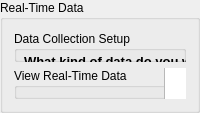
     <widget class="QGroupBox" name="dataConfigParams">
      <property name="title">
       <string>Real-Time Data</string>
      </property>
      <layout class="QVBoxLayout" name="verticalLayout_2">
       <item>
        <widget class="QGroupBox" name="groupBox_2">
         <property name="sizePolicy">
          <sizepolicy hsizetype="Preferred" vsizetype="Minimum">
           <horstretch>0</horstretch>
           <verstretch>0</verstretch>
          </sizepolicy>
         </property>
         <property name="maximumSize">
          <size>
           <width>16777215</width>
           <height>100</height>
          </size>
         </property>
         <property name="title">
          <string>Data Collection Setup</string>
         </property>
         <property name="flat">
          <bool>false</bool>
         </property>
         <widget class="QLabel" name="label_21">
          <property name="geometry">
           <rect>
            <x>10</x>
            <y>20</y>
            <width>221</width>
            <height>21</height>
           </rect>
          </property>
          <property name="text">
           <string>&lt;html&gt;&lt;head/&gt;&lt;body&gt;&lt;p&gt;&lt;span style=&quot; font-size:10pt; font-weight:600;&quot;&gt;What kind of data do you want?&lt;/span&gt;&lt;/p&gt;&lt;/body&gt;&lt;/html&gt;</string>
          </property>
         </widget>
         <widget class="QWidget" name="formLayoutWidget_2">
          <property name="geometry">
           <rect>
            <x>220</x>
            <y>20</y>
            <width>241</width>
            <height>80</height>
           </rect>
          </property>
          <layout class="QFormLayout" name="formLayout">
           <item row="0" column="0">
            <widget class="QRadioButton" name="dCSingleLaneRadio">
             <property name="text">
              <string>Single Lane</string>
             </property>
             <attribute name="buttonGroup">
              <string notr="true">buttonGroup_2</string>
             </attribute>
            </widget>
           </item>
           <item row="0" column="1">
            <widget class="QLineEdit" name="dCSingleLaneNum">
             <property name="text">
              <string>Enter Lane Number</string>
             </property>
            </widget>
           </item>
           <item row="1" column="0">
            <widget class="QRadioButton" name="dCSingleApprRadio">
             <property name="text">
              <string>Single Approach</string>
             </property>
             <attribute name="buttonGroup">
              <string notr="true">buttonGroup_2</string>
             </attribute>
            </widget>
           </item>
           <item row="1" column="1">
            <widget class="QLineEdit" name="dCSingleApprNum">
             <property name="text">
              <string>Enter Approach Number</string>
             </property>
            </widget>
           </item>
           <item row="2" column="0" colspan="2">
            <widget class="QRadioButton" name="dCGetAllRadio">
             <property name="text">
              <string>All Lanes and Approaches</string>
             </property>
             <attribute name="buttonGroup">
              <string notr="true">buttonGroup_2</string>
             </attribute>
            </widget>
           </item>
          </layout>
         </widget>
         <widget class="QWidget" name="layoutWidget">
          <property name="geometry">
           <rect>
            <x>471</x>
            <y>21</y>
            <width>341</width>
            <height>25</height>
           </rect>
          </property>
          <layout class="QHBoxLayout" name="horizontalLayout_6">
           <item>
            <widget class="QLabel" name="label_22">
             <property name="text">
              <string>&lt;html&gt;&lt;head/&gt;&lt;body&gt;&lt;p&gt;&lt;span style=&quot; font-size:10pt; font-weight:600;&quot;&gt;Enter Timestamp&lt;/span&gt;&lt;/p&gt;&lt;/body&gt;&lt;/html&gt;</string>
             </property>
            </widget>
           </item>
           <item>
            <widget class="QDateTimeEdit" name="dCDateTimeSelect"/>
           </item>
          </layout>
         </widget>
         <widget class="QWidget" name="layoutWidget">
          <property name="geometry">
           <rect>
            <x>470</x>
            <y>50</y>
            <width>188</width>
            <height>25</height>
           </rect>
          </property>
          <layout class="QHBoxLayout" name="horizontalLayout_4">
           <item>
            <widget class="QLabel" name="label_23">
             <property name="text">
              <string>&lt;html&gt;&lt;head/&gt;&lt;body&gt;&lt;p&gt;&lt;span style=&quot; font-size:10pt; font-weight:600;&quot;&gt;Data Interval (secs):&lt;/span&gt;&lt;/p&gt;&lt;/body&gt;&lt;/html&gt;</string>
             </property>
            </widget>
           </item>
           <item>
            <widget class="QSpinBox" name="dataIntrvlRTD"/>
           </item>
          </layout>
         </widget>
         <widget class="QWidget" name="layoutWidget">
          <property name="geometry">
           <rect>
            <x>670</x>
            <y>50</y>
            <width>141</width>
            <height>51</height>
           </rect>
          </property>
          <layout class="QVBoxLayout" name="verticalLayout_3">
           <property name="spacing">
            <number>2</number>
           </property>
           <item>
            <widget class="QPushButton" name="writeDataSetup">
             <property name="styleSheet">
              <string notr="true">QPushButton {
	color: rgb(255, 255, 255);
    background-color: qlineargradient(spread:pad, x1:0, y1:0, x2:0, y2:1,   stop:0 rgba(60, 186, 162, 255), stop:1 rgba(98, 211, 162, 255));
}</string>
             </property>
             <property name="text">
              <string>Start Retrieving Data</string>
             </property>
            </widget>
           </item>
           <item>
            <widget class="QPushButton" name="stopDataRetrieval">
             <property name="styleSheet">
              <string notr="true">QPushButton {
	color: rgb(255, 255, 255);
    background-color: qlineargradient(spread:pad, x1:0, y1:0, x2:0, y2:1,   stop:0 rgba(200, 20, 20, 255), stop:1 rgba(255, 10, 10, 255));
}</string>
             </property>
             <property name="text">
              <string>Stop Retrieving Data</string>
             </property>
            </widget>
           </item>
          </layout>
         </widget>
        </widget>
       </item>
       <item>
        <widget class="QGroupBox" name="groupBox_3">
         <property name="title">
          <string>View Real-Time Data</string>
         </property>
         <widget class="QPlainTextEdit" name="dataView">
          <property name="geometry">
           <rect>
            <x>150</x>
            <y>-280</y>
            <width>781</width>
            <height>591</height>
           </rect>
          </property>
         </widget>
         <widget class="QLabel" name="label_28">
          <property name="geometry">
           <rect>
            <x>80</x>
            <y>310</y>
            <width>71</width>
            <height>16</height>
           </rect>
          </property>
          <property name="text">
           <string>Hours (0-23)</string>
          </property>
         </widget>
         <widget class="QDial" name="dial">
          <property name="enabled">
           <bool>true</bool>
          </property>
          <property name="geometry">
           <rect>
            <x>480</x>
            <y>510</y>
            <width>79</width>
            <height>64</height>
           </rect>
          </property>
         </widget>
         <widget class="QDial" name="secDial">
          <property name="enabled">
           <bool>true</bool>
          </property>
          <property name="geometry">
           <rect>
            <x>246</x>
            <y>510</y>
            <width>79</width>
            <height>64</height>
           </rect>
          </property>
          <property name="maximum">
           <number>59</number>
          </property>
         </widget>
         <widget class="QDial" name="monthDial">
          <property name="enabled">
           <bool>true</bool>
          </property>
          <property name="geometry">
           <rect>
            <x>331</x>
            <y>510</y>
            <width>58</width>
            <height>64</height>
           </rect>
          </property>
          <property name="minimum">
           <number>1</number>
          </property>
          <property name="maximum">
           <number>12</number>
          </property>
         </widget>
         <widget class="QDial" name="minDial">
          <property name="enabled">
           <bool>true</bool>
          </property>
          <property name="geometry">
           <rect>
            <x>161</x>
            <y>510</y>
            <width>79</width>
            <height>64</height>
           </rect>
          </property>
          <property name="maximum">
           <number>59</number>
          </property>
         </widget>
         <widget class="QDial" name="hrDial">
          <property name="enabled">
           <bool>true</bool>
          </property>
          <property name="geometry">
           <rect>
            <x>76</x>
            <y>510</y>
            <width>79</width>
            <height>64</height>
           </rect>
          </property>
          <property name="maximum">
           <number>23</number>
          </property>
         </widget>
         <widget class="QDial" name="dayDial">
          <property name="enabled">
           <bool>true</bool>
          </property>
          <property name="geometry">
           <rect>
            <x>395</x>
            <y>510</y>
            <width>79</width>
            <height>64</height>
           </rect>
          </property>
          <property name="minimum">
           <number>1</number>
          </property>
          <property name="maximum">
           <number>31</number>
          </property>
         </widget>
        </widget>
       </item>
      </layout>
     </widget>
